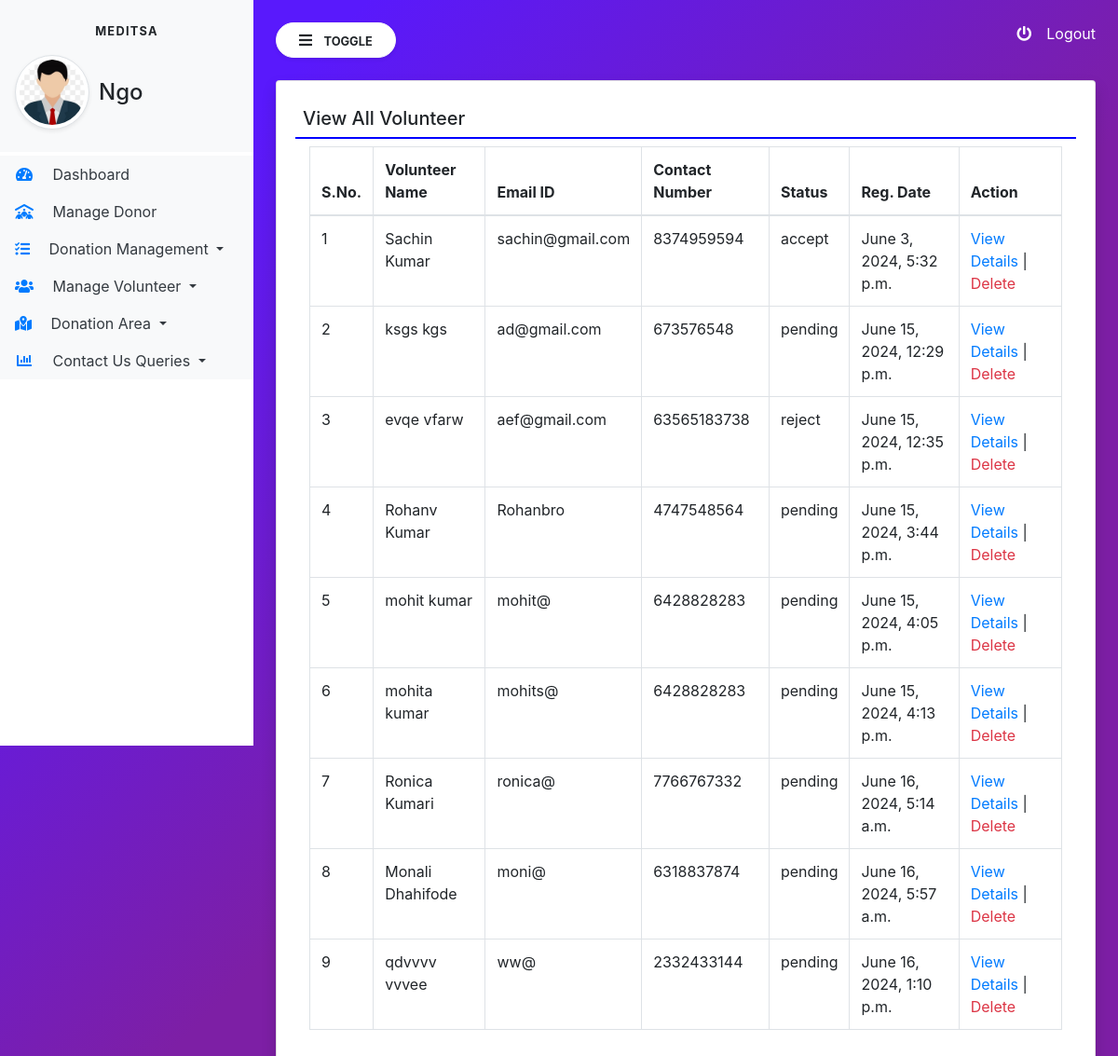
The app's page /all_volunteer/ (signed in) with its own data.
### service/models.py (models this page shows, shortened)
class Volunteer(models.Model):
    user = models.ForeignKey(User,on_delete=models.CASCADE)
    contact = models.CharField(max_length=15,null=True)
    address = models.CharField(max_length=300,null=True)
    userpic = models.FileField(null=True)
    idpic = models.FileField(null=True)
    aboutme = models.CharField(max_length=300,null=True)
    status = models.CharField(max_length=20,null=True)
    regdate = models.DateTimeField(auto_now_add=True)
    adminremark = models.CharField(max_length=300,null=True)
    updationdate = models.DateField(null=True)

### MediTSA/views.py (the view)
# urls.py: path("all_volunteer/", views.all_volunteer, name="all_volunteer"),
def all_volunteer(request):
    if not request.user.is_authenticated:
        return redirect("ngo_log")
    volunteer = Volunteer.objects.all()
    return render(request,"all_volunteer.html",locals())

### templates/all_volunteer.html
{% extends 'ngo_home.html' %}
{% block main %}
<div class="card shadow">
    <div class="card-body">
        <h5 class="p-2" style="border-bottom : 2px solid blue">View All Volunteer</h5>
    <div class="container-fluid">
        <table id="example" class="table table-bordered">
            <thead>
                <tr>
                    <th>S.No.</th>
                    <th>Volunteer Name</th>
                    <th>Email ID</th>
                    <th>Contact Number</th>
                    <th>Status</th>
                    <th>Reg. Date</th>
                    <th>Action</th>
                </tr>
            </thead>
            <tbody>
                {% for i in volunteer %}
                <tr>
                    <td>{{forloop.counter}}</td>
                    <td>{{i.user.first_name}} {{i.user.last_name}}</td>
                    <td>{{i.user.username}}</td>
                    <td>{{i.contact}}</td>
                    <td>{{i.status}}</td>
                    <td>{{i.regdate}}</td>
                    <td><a href="{% url 'view_volunteerdetail' i.id %}" class="text-primary">View Details</a>
                       | <a href="{% url 'delete_volunteer' i.user.id %}" class="text-danger" onclick="return confirm('Are You Sure?')">Delete</a>
                    </td>
                </tr>
                {% endfor %}
            </tbody>
        </table>
    </div>
    </div>
</div>
{% endblock %}

### templates/ngo_home.html (style rules this page uses)
body { background-image: linear-gradient(135.9deg,rgba(89,25,252,1) 16.4%,rgba(125,31,165,1) 56.1%); min-height: 100vh; }

### records on screen
Volunteer: user.first_name "Sachin", user.last_name "Kumar", user.username "sachin@gmail.com", contact "8374959594", status "accept", regdate "June 3, 2024, 5:32 p.m."
Volunteer: user.first_name "ksgs", user.last_name "kgs", user.username "ad@gmail.com", contact "673576548", status "pending", regdate "June 15, 2024, 12:29 p.m."
Volunteer: user.first_name "evqe", user.last_name "vfarw", user.username "aef@gmail.com", contact "63565183738", status "reject", regdate "June 15, 2024, 12:35 p.m."
Volunteer: user.first_name "Rohanv", user.last_name "Kumar", user.username "Rohanbro", contact "4747548564", status "pending", regdate "June 15, 2024, 3:44 p.m."
Volunteer: user.first_name "mohit", user.last_name "kumar", user.username "mohit@", contact "6428828283", status "pending", regdate "June 15, 2024, 4:05 p.m."
Volunteer: user.first_name "mohita", user.last_name "kumar", user.username "mohits@", contact "6428828283", status "pending", regdate "June 15, 2024, 4:13 p.m."
Volunteer: user.first_name "Ronica", user.last_name "Kumari", user.username "ronica@", contact "7766767332", status "pending", regdate "June 16, 2024, 5:14 a.m."
Volunteer: user.first_name "Monali", user.last_name "Dhahifode", user.username "moni@", contact "6318837874", status "pending", regdate "June 16, 2024, 5:57 a.m."
Volunteer: user.first_name "qdvvvv", user.last_name "vvvee", user.username "ww@", contact "2332433144", status "pending", regdate "June 16, 2024, 1:10 p.m."
